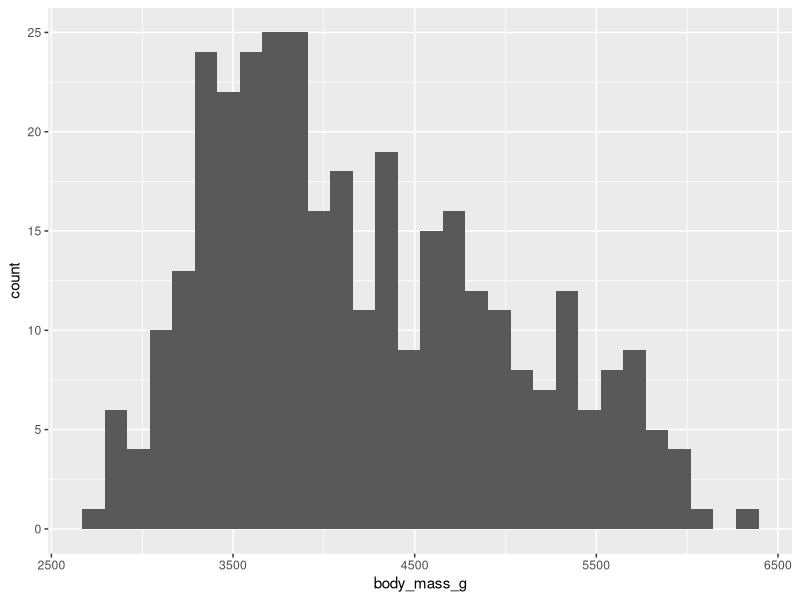
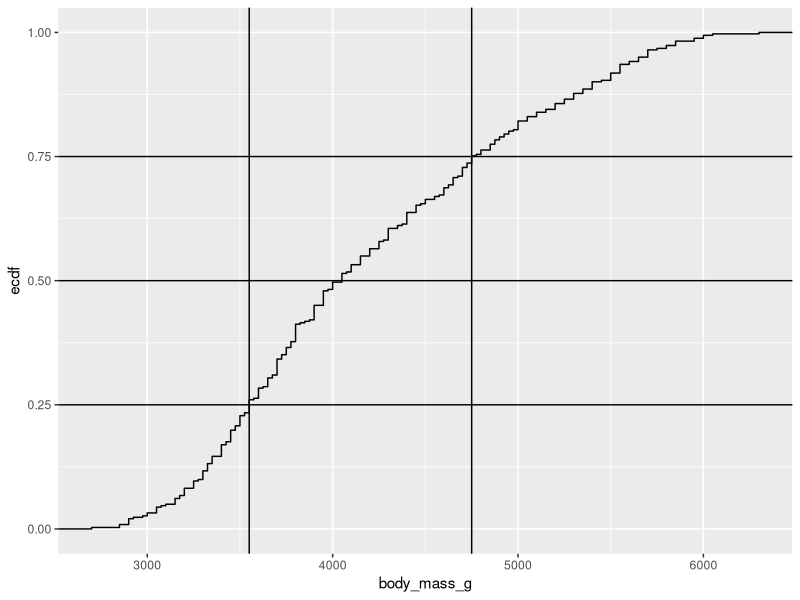
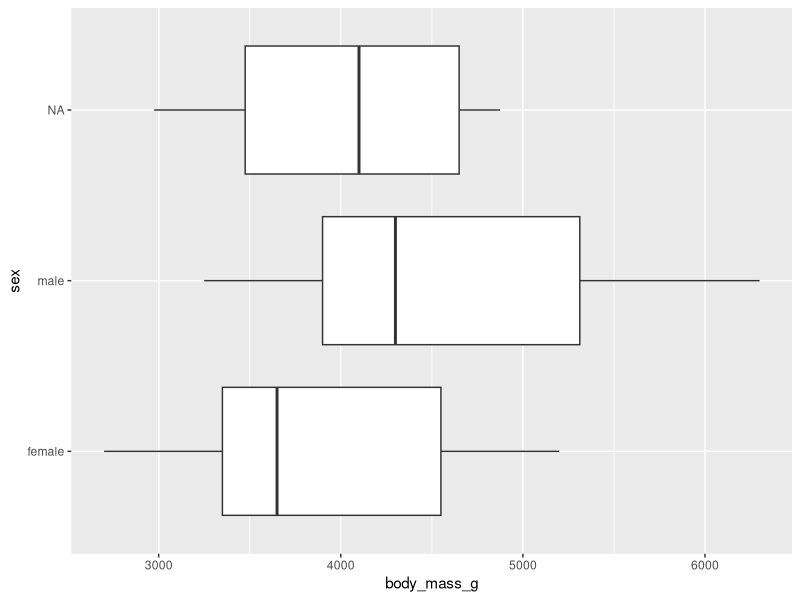

Write the R code that produced these figures, in order.
## ---- chunk 1
library(tidyverse)
## ---- chunk 2
library(palmerpenguins)
## ---- chunk 3
penguins$body_mass_g
## ---- chunk 4
mean(penguins$body_mass_g, na.rm = TRUE)
## ---- chunk 5
penguins %>% 
  summarise(avg_mass = mean(body_mass_g, na.rm = T))
## ---- chunk 6
penguins %>% 
  summarise(median = median(body_mass_g, na.rm = T))
## ---- chunk 7
penguins %>% 
  summarise(median = median(body_mass_g, na.rm = T),
            mean   = mean(body_mass_g, na.rm = TRUE))
## ---- chunk 8
penguins %>% 
  count(sex) %>% 
  arrange(desc(n))
## ---- chunk 9
penguins %>% 
  select(body_mass_g) %>% 
  filter(!is.na(body_mass_g)) %>% 
  mutate(buckets = cut(body_mass_g, breaks=seq(2500,6500,500))) %>% 
group_by(buckets) %>% 
summarise(antal = n())
## ---- chunk 10
penguins %>% 
ggplot((aes(x=body_mass_g))) +
geom_histogram()
## ---- chunk 11
penguins %>% 
  reframe(range = range(body_mass_g, na.rm = T))
## ---- chunk 12
penguins %>% 
  summarise(min = min(body_mass_g, na.rm = T),
            max = max(body_mass_g, na.rm = T))
## ---- chunk 13
penguins %>% 
  summarise(
            variance = var(body_mass_g, na.rm = T)
          )
## ---- chunk 14
penguins %>% 
  summarise(
            s = sd(body_mass_g, na.rm = T)
          )
## ---- chunk 15
quantile(penguins$body_mass_g, probs = .25, na.rm = T)
## ---- chunk 16
quantile(penguins$body_mass_g, probs = .75, na.rm = T)
## ---- chunk 17
penguins %>% 
  summarise(iqr = IQR(body_mass_g, na.rm = T))
## ---- chunk 18
quantile(penguins$body_mass_g, probs = .025, na.rm = T)
## ---- chunk 19
CDF <- ecdf(penguins$body_mass_g)
CDF
## ---- chunk 20
quantiler <- quantile(penguins$body_mass_g, probs = c(0.25, 0.75), na.rm = TRUE)
ggplot(penguins, aes(body_mass_g)) + 
  stat_ecdf(geom = "step") +
  geom_hline(yintercept = c(0.25,0.5,0.75)) +
geom_vline(xintercept = quantiler)
## ---- chunk 21
library(e1071)
skewness(penguins$body_mass_g, na.rm = T)
## ---- chunk 22
summary(penguins)
## ---- chunk 23
penguins %>% 
  summarise(min = min(body_mass_g, na.rm = T),
            max = max(body_mass_g, na.rm = T),
            mean = mean(body_mass_g, na.rm = T),
            median = median(body_mass_g, na.rm = T),
            stddev = sd(body_mass_g, na.rm = T),
            var = var(body_mass_g, na.rm = T),
            Q1 = quantile(body_mass_g, probs = .25, na.rm = T),
            Q3 = quantile(body_mass_g, probs = .75, na.rm = T),
            iqr = IQR(body_mass_g, na.rm = T),
            skew = skewness(body_mass_g, na.rm = T),
            kurtosis = kurtosis(body_mass_g, na.rm = T)
  )
## ---- chunk 24
penguins %>% 
  group_by(species) %>% 
  summarise(min = min(body_mass_g, na.rm = T),
            max = max(body_mass_g, na.rm = T),
            mean = mean(body_mass_g, na.rm = T),
            median = median(body_mass_g, na.rm = T),
            stddev = sd(body_mass_g, na.rm = T)
  )
## ---- chunk 25
penguins %>% 
  ggplot(aes(x=body_mass_g, y = sex)) +
  geom_boxplot()
